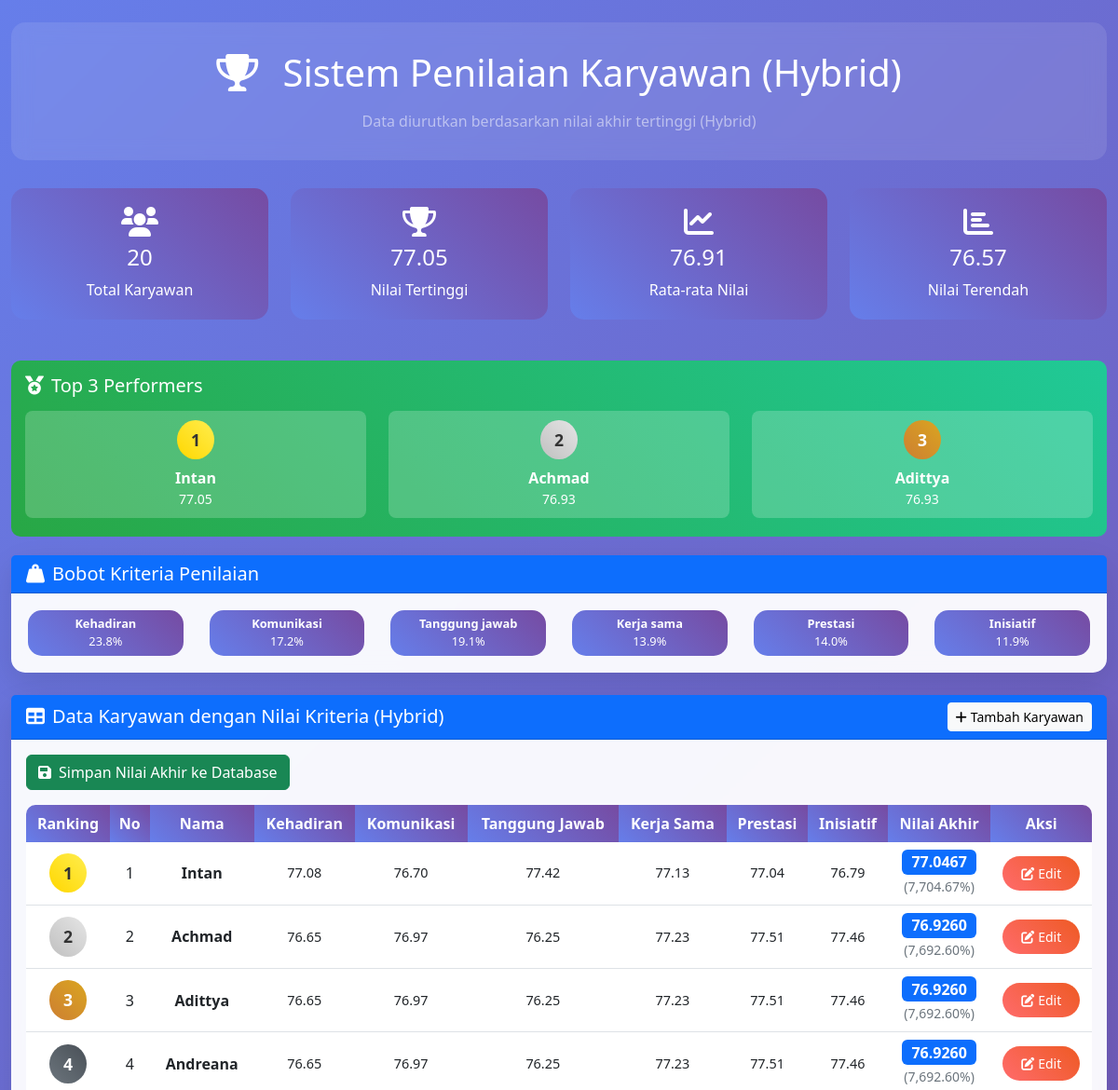
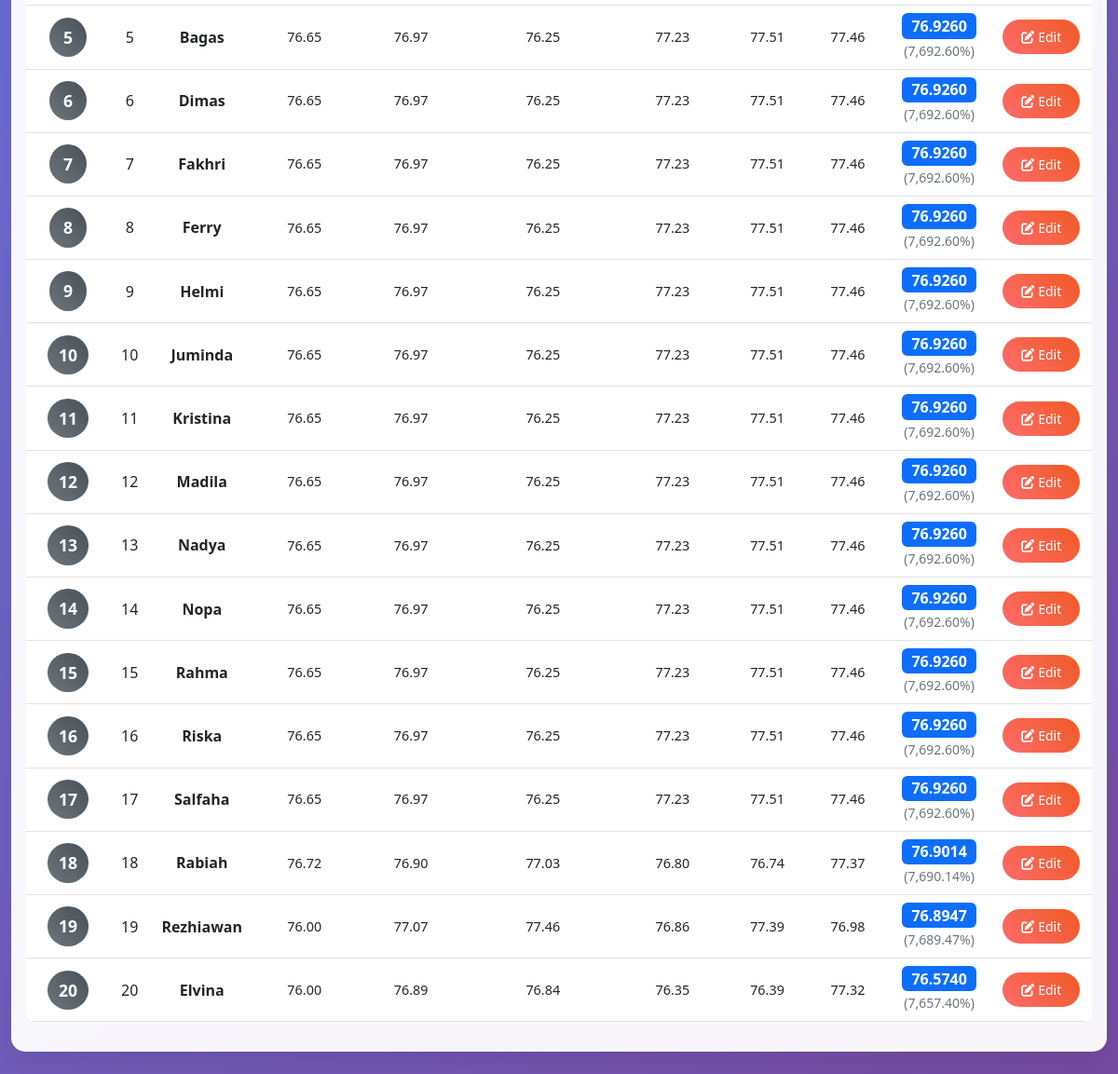
/tabel_database_hybrid.php, run on the app's committed database (2 pictures, top to bottom).
### tables this page shows
CREATE TABLE `karyawan` (
  `id` int NOT NULL,
  `no_urut` int NOT NULL,
  `nama` varchar(100) NOT NULL,
  `kehadiran` decimal(5,2) NOT NULL DEFAULT '0.00',
  `komunikasi` decimal(5,2) NOT NULL DEFAULT '0.00',
  `tanggung_jawab` decimal(5,2) NOT NULL DEFAULT '0.00',
  `kerja_sama` decimal(5,2) NOT NULL DEFAULT '0.00',
  `prestasi` decimal(5,2) NOT NULL DEFAULT '0.00',
  `inisiatif` decimal(5,2) NOT NULL DEFAULT '0.00',
  `nilai_akhir` decimal(5,2) NOT NULL DEFAULT '0.00',
  `created_at` timestamp NULL DEFAULT CURRENT_TIMESTAMP,
  `updated_at` timestamp NULL DEFAULT CURRENT_TIMESTAMP ON UPDATE CURRENT_TIMESTAMP
);

### tabel_database_hybrid.php (the view, shortened to what this page needs)
<?php
require_once 'database_config.php';
$kriteria_list = ['kehadiran', 'komunikasi', 'tanggung_jawab', 'kerja_sama', 'prestasi', 'inisiatif'];
$label_kriteria = [
    'kehadiran' => 'Kehadiran',
    'komunikasi' => 'Komunikasi',
    'tanggung_jawab' => 'Tanggung Jawab',
    'kerja_sama' => 'Kerja Sama',
    'prestasi' => 'Prestasi',
    'inisiatif' => 'Inisiatif'
];
$bobot_kriteria = [];
try {
    $stmt = $pdo->query('SELECT * FROM bobot_ahp');
    while ($row = $stmt->fetch()) {
        $bobot_kriteria[$row['nama_kriteria']] = $row['bobot'];
    }
} catch (Exception $e) {
    $bobot_kriteria = [];
}
$karyawan_list = [];
try {
    $stmt = $pdo->query('SELECT * FROM karyawan ORDER BY nama');
    while ($row = $stmt->fetch()) {
        $karyawan_list[] = $row;
    }
} catch (Exception $e) {
    $karyawan_list = [];
}
$ranking_data = [];
foreach ($karyawan_list as $k) {
    $total = 0;
    foreach ($kriteria_list as $kr) {
        $nilai = isset($k[$kr]) ? $k[$kr] : 0;
        $bobot = isset($bobot_kriteria[$kr]) ? $bobot_kriteria[$kr] : 0;
        $total += $bobot * $nilai;
    }
    $ranking_data[] = [
        'id' => $k['id'],
        'nama' => $k['nama'],
        'nilai_akhir' => $total,
        'kriteria' => $k,
    ];
}
usort($ranking_data, function($a, $b) {
    return $b['nilai_akhir'] <=> $a['nilai_akhir'];
});
$stats = [];
$stats['total_karyawan'] = count($ranking_data);
$stats['nilai_tertinggi'] = count($ranking_data) ? $ranking_data[0]['nilai_akhir'] : 0;
$stats['nilai_terendah'] = count($ranking_data) ? $ranking_data[count($ranking_data)-1]['nilai_akhir'] : 0;
$stats['rata_rata_nilai'] = count($ranking_data) ? array_sum(array_column($ranking_data, 'nilai_akhir'))/count($ranking_data) : 0;
$stats['top_3'] = array_slice($ranking_data, 0, 3);
$bobot_display = [];
foreach ($bobot_kriteria as $nama_kriteria => $bobot) {
    $bobot_display[$nama_kriteria] = $bobot * 100;
}
?>
<!DOCTYPE html>
<html lang="id">
<head>
    <link href="https://cdn.jsdelivr.net/npm/bootstrap@5.3.0/dist/css/bootstrap.min.css" rel="stylesheet">
    <link href="https://cdnjs.cloudflare.com/ajax/libs/font-awesome/6.0.0/css/all.min.css" rel="stylesheet">
</head>
<body>
    <div class="container-fluid py-4">
        <div class="header-section text-center">
            <h1 class="text-white mb-3">
                <i class="fas fa-trophy me-3"></i>
                Sistem Penilaian Karyawan (Hybrid)
            </h1>
            <p class="text-white-50 mb-0">Data diurutkan berdasarkan nilai akhir tertinggi (Hybrid)</p>
        </div>
        <div class="row mb-4">
            <div class="col-md-3">
                <div class="stats-card text-center">
                    <i class="fas fa-users fa-2x mb-2"></i>
                    <h4><?= $stats['total_karyawan'] ?></h4>
                    <p class="mb-0">Total Karyawan</p>
                </div>
            </div>
            <div class="col-md-3">
                <div class="stats-card text-center">
                    <i class="fas fa-trophy fa-2x mb-2"></i>
                    <h4><?= number_format($stats['nilai_tertinggi'], 2) ?></h4>
                    <p class="mb-0">Nilai Tertinggi</p>
                </div>
            </div>
            <div class="col-md-3">
                <div class="stats-card text-center">
                    <i class="fas fa-chart-line fa-2x mb-2"></i>
                    <h4><?= number_format($stats['rata_rata_nilai'], 2) ?></h4>
                    <p class="mb-0">Rata-rata Nilai</p>
                </div>
            </div>
            <div class="col-md-3">
                <div class="stats-card text-center">
                    <i class="fas fa-chart-bar fa-2x mb-2"></i>
                    <h4><?= number_format($stats['nilai_terendah'], 2) ?></h4>
                    <p class="mb-0">Nilai Terendah</p>
                </div>
            </div>
        </div>
        <?php if (!empty($stats['top_3'])): ?>
        <div class="top-performer">
            <h5><i class="fas fa-medal me-2"></i>Top 3 Performers</h5>
            <div class="row">
                <?php foreach ($stats['top_3'] as $index => $performer): ?>
                <div class="col-md-4">
                    <div class="top-performer-item text-center">
                        <div class="ranking-badge ranking-<?= $index + 1 ?> mb-2">
                            <?= $index + 1 ?>
                        </div>
                        <div class="fw-bold"><?= htmlspecialchars($performer['nama']) ?></div>
                        <div class="small"><?= number_format($performer['nilai_akhir'], 2) ?></div>
                    </div>
                </div>
                <?php endforeach; ?>
            </div>
        </div>
        <?php endif; ?>
        <?php if (!empty($bobot_display)): ?>
        <div class="card mb-4">
            <div class="card-header bg-primary text-white">
                <h5 class="mb-0"><i class="fas fa-weight-hanging me-2"></i>Bobot Kriteria Penilaian</h5>
            </div>
            <div class="card-body">
                <div class="row">
                    <?php foreach ($bobot_display as $kriteria => $bobot): ?>
                    <div class="col-md-2">
                        <div class="bobot-badge text-center">
                            <div class="fw-bold"><?= ucfirst(str_replace('_', ' ', $kriteria)) ?></div>
                            <div><?= number_format($bobot, 1) ?>%</div>
                        </div>
                    </div>
                    <?php endforeach; ?>
                </div>
            </div>
        </div>
        <?php endif; ?>
        <div class="card">
            <div class="card-header bg-primary text-white d-flex justify-content-between align-items-center">
                <h5 class="mb-0"><i class="fas fa-table me-2"></i>Data Karyawan dengan Nilai Kriteria (Hybrid)</h5>
                <a href="tambah_karyawan.php" class="btn btn-light btn-sm">
                    <i class="fas fa-plus me-1"></i>Tambah Karyawan
                </a>
            </div>
            <div class="card-body">
                <div class="table-responsive">
                    <form method="POST" class="mb-3">
                        <button type="submit" name="simpan_hybrid" class="btn btn-success">
                            <i class="fas fa-save me-2"></i>Simpan Nilai Akhir ke Database
                        </button>
                    </form>
                    <table class="table table-hover">
                        <thead>
                            <tr>
                                <th>Ranking</th>
                                <th>No</th>
                                <th>Nama</th>
                                <?php foreach ($kriteria_list as $kr): ?>
                                <th><?= $label_kriteria[$kr] ?></th>
                                <?php endforeach; ?>
                                <th>Nilai Akhir</th>
                                <th>Aksi</th>
                            </tr>
                        </thead>
                        <tbody>
                            <?php if (empty($ranking_data)): ?>
                            <tr>
                                <td colspan="<?= 5 + count($kriteria_list) ?>" class="text-center text-muted">
                                    <i class="fas fa-info-circle me-2"></i>
                                    Belum ada data karyawan. Silakan tambah karyawan terlebih dahulu.
                                </td>
                            </tr>
                            <?php else: ?>
                            <?php foreach ($ranking_data as $index => $karyawan): ?>
                            <tr>
                                <td>
                                    <?php if ($karyawan['ranking'] <= 3): ?>
                                        <span class="ranking-badge ranking-<?= $karyawan['ranking'] ?>">
                                            <?= $karyawan['ranking'] ?>
                                        </span>
                                    <?php else: ?>
                                        <span class="ranking-badge ranking-other">
                                            <?= $karyawan['ranking'] ?>
                                        </span>
                                    <?php endif; ?>
                                </td>
                                <td><?= $index + 1 ?></td>
                                <td><strong><?= htmlspecialchars($karyawan['nama']) ?></strong></td>
                                <?php foreach ($kriteria_list as $kr): ?>
                                <td class="kriteria-value">
                                    <?= isset($karyawan['kriteria'][$kr]) ? number_format($karyawan['kriteria'][$kr], 2) : '-' ?>
                                </td>
                                <?php endforeach; ?>
                                <td>
                                    <span class="badge bg-primary fs-6">
                                        <?= number_format($karyawan['nilai_akhir'], 4) ?>
                                    </span>
                                    <br>
                                    <span class="text-secondary small">
                                        (<?= number_format($karyawan['nilai_akhir'] * 100, 2) ?>%)
                                    </span>
                                </td>
                                <td>
                                    <a href="edit_karyawan.php?id=<?= $karyawan['id'] ?>" class="btn btn-edit btn-action btn-sm">
                                        <i class="fas fa-edit me-1"></i>Edit
                                    </a>
                                </td>
                            </tr>
                            <?php endforeach; ?>
                            <?php endif; ?>
                        </tbody>
                    </table>
                </div>
            </div>
        </div>
    </div>
</body>
</html>

### tabel_database_hybrid.php (style rules this page uses)
body { background: linear-gradient(135deg, #667eea 0%, #764ba2 100%); min-height: 100vh; font-family: 'Segoe UI', Tahoma, Geneva, Verdana, sans-serif; }
.card { border: none; border-radius: 15px; box-shadow: 0 10px 30px rgba(0,0,0,0.1); backdrop-filter: blur(10px); background: rgba(255,255,255,0.95); }
.table { border-radius: 10px; overflow: hidden; }
.table th { background: linear-gradient(45deg, #667eea, #764ba2); color: white; border: none; font-weight: 600; text-align: center; }
.table td { vertical-align: middle; text-align: center; }
.stats-card { background: linear-gradient(45deg, #667eea, #764ba2); color: white; border-radius: 15px; padding: 20px; margin-bottom: 20px; }
.btn-action { border-radius: 25px; padding: 8px 20px; font-weight: 500; transition: all 0.3s ease; }
.btn-edit { background: linear-gradient(45deg, #ff6b6b, #ee5a24); border: none; color: white; }
.header-section { background: rgba(255,255,255,0.1); backdrop-filter: blur(10px); border-radius: 15px; padding: 30px; margin-bottom: 30px; }
.bobot-badge { background: linear-gradient(45deg, #667eea, #764ba2); color: white; padding: 5px 10px; border-radius: 15px; font-size: 0.8em; margin: 2px; }
.ranking-badge { font-weight: bold; font-size: 1.1em; padding: 8px 12px; border-radius: 50%; min-width: 40px; display: inline-block; }
.ranking-1 { background: linear-gradient(45deg, #ffd700, #ffed4e); color: #333; }
.ranking-2 { background: linear-gradient(45deg, #c0c0c0, #e5e5e5); color: #333; }
.ranking-3 { background: linear-gradient(45deg, #cd7f32, #daa520); color: white; }
.ranking-other { background: linear-gradient(45deg, #6c757d, #495057); color: white; }
.top-performer { background: linear-gradient(45deg, #28a745, #20c997); color: white; border-radius: 10px; padding: 15px; margin-bottom: 20px; }
.top-performer h5 { margin-bottom: 10px; }
.top-performer-item { background: rgba(255,255,255,0.2); border-radius: 8px; padding: 10px; margin: 5px 0; }
.kriteria-value { font-size: 0.9em; font-weight: 500; }

### data on the page
karyawan: nama "Intan", nilai_akhir "77.05", ranking "1", kehadiran "77.08", komunikasi "76.70", tanggung_jawab "77.42", kerja_sama "77.13", prestasi "77.04", inisiatif "76.79", nilai_akhir "77.0467", nilai_akhir "7,704.67"
karyawan: nama "Achmad", nilai_akhir "76.93", ranking "2", kehadiran "76.65", komunikasi "76.97", tanggung_jawab "76.25", kerja_sama "77.23", prestasi "77.51", inisiatif "77.46", nilai_akhir "76.9260", nilai_akhir "7,692.60"
karyawan: nama "Adittya", nilai_akhir "76.93", ranking "3", kehadiran "76.65", komunikasi "76.97", tanggung_jawab "76.25", kerja_sama "77.23", prestasi "77.51", inisiatif "77.46", nilai_akhir "76.9260", nilai_akhir "7,692.60"
karyawan: ranking "4", nama "Andreana", kehadiran "76.65", komunikasi "76.97", tanggung_jawab "76.25", kerja_sama "77.23", prestasi "77.51", inisiatif "77.46", nilai_akhir "76.9260", nilai_akhir "7,692.60"
karyawan: ranking "5", nama "Bagas", kehadiran "76.65", komunikasi "76.97", tanggung_jawab "76.25", kerja_sama "77.23", prestasi "77.51", inisiatif "77.46", nilai_akhir "76.9260", nilai_akhir "7,692.60"
karyawan: ranking "6", nama "Dimas", kehadiran "76.65", komunikasi "76.97", tanggung_jawab "76.25", kerja_sama "77.23", prestasi "77.51", inisiatif "77.46", nilai_akhir "76.9260", nilai_akhir "7,692.60"
karyawan: ranking "7", nama "Fakhri", kehadiran "76.65", komunikasi "76.97", tanggung_jawab "76.25", kerja_sama "77.23", prestasi "77.51", inisiatif "77.46", nilai_akhir "76.9260", nilai_akhir "7,692.60"
karyawan: ranking "8", nama "Ferry", kehadiran "76.65", komunikasi "76.97", tanggung_jawab "76.25", kerja_sama "77.23", prestasi "77.51", inisiatif "77.46", nilai_akhir "76.9260", nilai_akhir "7,692.60"
karyawan: ranking "9", nama "Helmi", kehadiran "76.65", komunikasi "76.97", tanggung_jawab "76.25", kerja_sama "77.23", prestasi "77.51", inisiatif "77.46", nilai_akhir "76.9260", nilai_akhir "7,692.60"
karyawan: ranking "10", nama "Juminda", kehadiran "76.65", komunikasi "76.97", tanggung_jawab "76.25", kerja_sama "77.23", prestasi "77.51", inisiatif "77.46", nilai_akhir "76.9260", nilai_akhir "7,692.60"
karyawan: ranking "11", nama "Kristina", kehadiran "76.65", komunikasi "76.97", tanggung_jawab "76.25", kerja_sama "77.23", prestasi "77.51", inisiatif "77.46", nilai_akhir "76.9260", nilai_akhir "7,692.60"
karyawan: ranking "12", nama "Madila", kehadiran "76.65", komunikasi "76.97", tanggung_jawab "76.25", kerja_sama "77.23", prestasi "77.51", inisiatif "77.46", nilai_akhir "76.9260", nilai_akhir "7,692.60"
karyawan: ranking "13", nama "Nadya", kehadiran "76.65", komunikasi "76.97", tanggung_jawab "76.25", kerja_sama "77.23", prestasi "77.51", inisiatif "77.46", nilai_akhir "76.9260", nilai_akhir "7,692.60"
karyawan: ranking "14", nama "Nopa", kehadiran "76.65", komunikasi "76.97", tanggung_jawab "76.25", kerja_sama "77.23", prestasi "77.51", inisiatif "77.46", nilai_akhir "76.9260", nilai_akhir "7,692.60"
karyawan: ranking "15", nama "Rahma", kehadiran "76.65", komunikasi "76.97", tanggung_jawab "76.25", kerja_sama "77.23", prestasi "77.51", inisiatif "77.46", nilai_akhir "76.9260", nilai_akhir "7,692.60"
karyawan: ranking "16", nama "Riska", kehadiran "76.65", komunikasi "76.97", tanggung_jawab "76.25", kerja_sama "77.23", prestasi "77.51", inisiatif "77.46", nilai_akhir "76.9260", nilai_akhir "7,692.60"
karyawan: ranking "17", nama "Salfaha", kehadiran "76.65", komunikasi "76.97", tanggung_jawab "76.25", kerja_sama "77.23", prestasi "77.51", inisiatif "77.46", nilai_akhir "76.9260", nilai_akhir "7,692.60"
karyawan: ranking "18", nama "Rabiah", kehadiran "76.72", komunikasi "76.90", tanggung_jawab "77.03", kerja_sama "76.80", prestasi "76.74", inisiatif "77.37", nilai_akhir "76.9014", nilai_akhir "7,690.14"
karyawan: ranking "19", nama "Rezhiawan", kehadiran "76.00", komunikasi "77.07", tanggung_jawab "77.46", kerja_sama "76.86", prestasi "77.39", inisiatif "76.98", nilai_akhir "76.8947", nilai_akhir "7,689.47"
karyawan: ranking "20", nama "Elvina", kehadiran "76.00", komunikasi "76.89", tanggung_jawab "76.84", kerja_sama "76.35", prestasi "76.39", inisiatif "77.32", nilai_akhir "76.5740", nilai_akhir "7,657.40"

### other printed values
$stats['total_karyawan'] "20"
$stats['nilai_tertinggi'] "77.05"
$stats['rata_rata_nilai'] "76.91"
$stats['nilai_terendah'] "76.57"
str_replace('_', ' ', $kriteria) "Kehadiran"
$bobot "23.8"
str_replace('_', ' ', $kriteria) "Komunikasi"
$bobot "17.2"
str_replace('_', ' ', $kriteria) "Tanggung jawab"
$bobot "19.1"
str_replace('_', ' ', $kriteria) "Kerja sama"
$bobot "13.9"
str_replace('_', ' ', $kriteria) "Prestasi"
$bobot "14.0"
str_replace('_', ' ', $kriteria) "Inisiatif"
